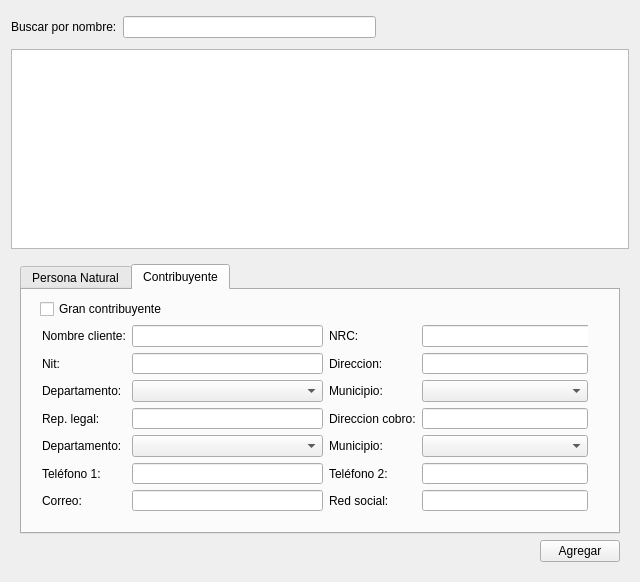
<?xml version="1.0" encoding="UTF-8"?>
<ui version="4.0">
 <class>Customers</class>
 <widget class="QWidget" name="Customers">
  <property name="geometry">
   <rect>
    <x>0</x>
    <y>0</y>
    <width>640</width>
    <height>579</height>
   </rect>
  </property>
  <property name="windowTitle">
   <string>Form</string>
  </property>
  <layout class="QVBoxLayout" name="verticalLayout">
   <item>
    <widget class="QWidget" name="widget_3" native="true">
     <property name="minimumSize">
      <size>
       <width>0</width>
       <height>32</height>
      </size>
     </property>
     <property name="maximumSize">
      <size>
       <width>16777215</width>
       <height>32</height>
      </size>
     </property>
     <layout class="QHBoxLayout" name="horizontalLayout">
      <property name="leftMargin">
       <number>0</number>
      </property>
      <property name="topMargin">
       <number>0</number>
      </property>
      <property name="rightMargin">
       <number>0</number>
      </property>
      <property name="bottomMargin">
       <number>0</number>
      </property>
      <item>
       <layout class="QGridLayout" name="gridLayout">
        <item row="0" column="0">
         <widget class="QLabel" name="label_5">
          <property name="text">
           <string>Buscar por nombre:</string>
          </property>
         </widget>
        </item>
        <item row="0" column="1">
         <widget class="QLineEdit" name="lineEdit_3"/>
        </item>
        <item row="0" column="2">
         <spacer name="horizontalSpacer_2">
          <property name="orientation">
           <enum>Qt::Horizontal</enum>
          </property>
          <property name="sizeHint" stdset="0">
           <size>
            <width>40</width>
            <height>17</height>
           </size>
          </property>
         </spacer>
        </item>
       </layout>
      </item>
     </layout>
    </widget>
   </item>
   <item>
    <widget class="QWidget" name="widget_2" native="true">
     <property name="minimumSize">
      <size>
       <width>0</width>
       <height>200</height>
      </size>
     </property>
     <property name="maximumSize">
      <size>
       <width>16777215</width>
       <height>200</height>
      </size>
     </property>
     <layout class="QHBoxLayout" name="horizontalLayout_3">
      <property name="leftMargin">
       <number>0</number>
      </property>
      <property name="topMargin">
       <number>0</number>
      </property>
      <property name="rightMargin">
       <number>0</number>
      </property>
      <property name="bottomMargin">
       <number>0</number>
      </property>
      <item>
       <widget class="QTableWidget" name="tableWidget">
        <property name="minimumSize">
         <size>
          <width>0</width>
          <height>200</height>
         </size>
        </property>
       </widget>
      </item>
     </layout>
    </widget>
   </item>
   <item>
    <widget class="QWidget" name="widget" native="true">
     <layout class="QVBoxLayout" name="verticalLayout_2">
      <item>
       <widget class="QTabWidget" name="tabWidget">
        <property name="minimumSize">
         <size>
          <width>0</width>
          <height>270</height>
         </size>
        </property>
        <property name="maximumSize">
         <size>
          <width>16777215</width>
          <height>270</height>
         </size>
        </property>
        <property name="currentIndex">
         <number>1</number>
        </property>
        <widget class="QWidget" name="tab">
         <attribute name="title">
          <string>Persona Natural</string>
         </attribute>
         <widget class="QWidget" name="">
          <property name="geometry">
           <rect>
            <x>20</x>
            <y>12</y>
            <width>561</width>
            <height>163</height>
           </rect>
          </property>
          <layout class="QGridLayout" name="gridLayout_3">
           <property name="bottomMargin">
            <number>1</number>
           </property>
           <property name="horizontalSpacing">
            <number>-1</number>
           </property>
           <property name="verticalSpacing">
            <number>0</number>
           </property>
           <item row="2" column="0">
            <widget class="QLabel" name="label_6">
             <property name="text">
              <string>Departamento:</string>
             </property>
            </widget>
           </item>
           <item row="2" column="1" colspan="2">
            <widget class="QComboBox" name="comboBox"/>
           </item>
           <item row="4" column="3">
            <widget class="QLabel" name="label_16">
             <property name="text">
              <string>Municipio:</string>
             </property>
            </widget>
           </item>
           <item row="0" column="3">
            <widget class="QLabel" name="label_2">
             <property name="text">
              <string>Dui:</string>
             </property>
            </widget>
           </item>
           <item row="2" column="3">
            <widget class="QLabel" name="label_7">
             <property name="text">
              <string>Municipio:</string>
             </property>
            </widget>
           </item>
           <item row="1" column="1" colspan="2">
            <widget class="QLineEdit" name="lineEdit_4"/>
           </item>
           <item row="6" column="4">
            <widget class="QLineEdit" name="lineEdit_27">
             <property name="text">
              <string/>
             </property>
            </widget>
           </item>
           <item row="6" column="1" colspan="2">
            <widget class="QLineEdit" name="lineEdit_26">
             <property name="text">
              <string/>
             </property>
            </widget>
           </item>
           <item row="4" column="1" colspan="2">
            <widget class="QComboBox" name="comboBox_5"/>
           </item>
           <item row="3" column="1" colspan="4">
            <widget class="QLineEdit" name="lineEdit_10"/>
           </item>
           <item row="5" column="1" colspan="2">
            <widget class="QLineEdit" name="lineEdit_25"/>
           </item>
           <item row="6" column="3">
            <widget class="QLabel" name="label_43">
             <property name="text">
              <string>Red social:</string>
             </property>
            </widget>
           </item>
           <item row="1" column="0">
            <widget class="QLabel" name="label_3">
             <property name="text">
              <string>Nit:</string>
             </property>
            </widget>
           </item>
           <item row="5" column="4">
            <widget class="QLineEdit" name="lineEdit_24"/>
           </item>
           <item row="3" column="0">
            <widget class="QLabel" name="label_14">
             <property name="text">
              <string>Direccion de cobro:</string>
             </property>
            </widget>
           </item>
           <item row="0" column="1" colspan="2">
            <widget class="QLineEdit" name="lineEdit">
             <property name="minimumSize">
              <size>
               <width>0</width>
               <height>0</height>
              </size>
             </property>
            </widget>
           </item>
           <item row="4" column="0">
            <widget class="QLabel" name="label_15">
             <property name="text">
              <string>Departamento:</string>
             </property>
            </widget>
           </item>
           <item row="4" column="4">
            <widget class="QComboBox" name="comboBox_6"/>
           </item>
           <item row="6" column="0">
            <widget class="QLabel" name="label_42">
             <property name="text">
              <string>Correo:</string>
             </property>
            </widget>
           </item>
           <item row="5" column="3">
            <widget class="QLabel" name="label_40">
             <property name="text">
              <string>Teléfono 2:</string>
             </property>
            </widget>
           </item>
           <item row="5" column="0">
            <widget class="QLabel" name="label_41">
             <property name="text">
              <string>Teléfono 1:</string>
             </property>
            </widget>
           </item>
           <item row="0" column="4">
            <widget class="QLineEdit" name="lineEdit_2"/>
           </item>
           <item row="0" column="0">
            <widget class="QLabel" name="label">
             <property name="text">
              <string>Nombre:</string>
             </property>
            </widget>
           </item>
           <item row="1" column="3">
            <widget class="QLabel" name="label_4">
             <property name="text">
              <string>Direccion:</string>
             </property>
            </widget>
           </item>
           <item row="1" column="4">
            <widget class="QLineEdit" name="lineEdit_5"/>
           </item>
           <item row="2" column="4">
            <widget class="QComboBox" name="comboBox_2"/>
           </item>
          </layout>
         </widget>
        </widget>
        <widget class="QWidget" name="tab_2">
         <attribute name="title">
          <string>Contribuyente</string>
         </attribute>
         <widget class="QCheckBox" name="checkBox">
          <property name="geometry">
           <rect>
            <x>18</x>
            <y>9</y>
            <width>143</width>
            <height>20</height>
           </rect>
          </property>
          <property name="text">
           <string>Gran contribuyente</string>
          </property>
         </widget>
         <widget class="QWidget" name="">
          <property name="geometry">
           <rect>
            <x>20</x>
            <y>35</y>
            <width>546</width>
            <height>186</height>
           </rect>
          </property>
          <layout class="QGridLayout" name="gridLayout_2">
           <property name="leftMargin">
            <number>0</number>
           </property>
           <item row="6" column="0">
            <widget class="QLabel" name="label_47">
             <property name="text">
              <string>Correo:</string>
             </property>
            </widget>
           </item>
           <item row="0" column="3">
            <widget class="QLabel" name="label_9">
             <property name="text">
              <string>NRC:</string>
             </property>
            </widget>
           </item>
           <item row="5" column="3">
            <widget class="QLabel" name="label_46">
             <property name="text">
              <string>Teléfono 2:</string>
             </property>
            </widget>
           </item>
           <item row="4" column="4">
            <widget class="QComboBox" name="comboBox_8"/>
           </item>
           <item row="0" column="0">
            <widget class="QLabel" name="label_12">
             <property name="text">
              <string>Nombre cliente:</string>
             </property>
            </widget>
           </item>
           <item row="5" column="4">
            <widget class="QLineEdit" name="lineEdit_30"/>
           </item>
           <item row="2" column="3">
            <widget class="QLabel" name="label_13">
             <property name="text">
              <string>Municipio:</string>
             </property>
            </widget>
           </item>
           <item row="3" column="1" colspan="2">
            <widget class="QLineEdit" name="lineEdit_12">
             <property name="text">
              <string/>
             </property>
            </widget>
           </item>
           <item row="4" column="0">
            <widget class="QLabel" name="label_19">
             <property name="text">
              <string>Departamento:</string>
             </property>
            </widget>
           </item>
           <item row="5" column="0">
            <widget class="QLabel" name="label_45">
             <property name="text">
              <string>Teléfono 1:</string>
             </property>
            </widget>
           </item>
           <item row="2" column="1" colspan="2">
            <widget class="QComboBox" name="comboBox_3"/>
           </item>
           <item row="4" column="1" colspan="2">
            <widget class="QComboBox" name="comboBox_7"/>
           </item>
           <item row="6" column="3">
            <widget class="QLabel" name="label_44">
             <property name="text">
              <string>Red social:</string>
             </property>
            </widget>
           </item>
           <item row="5" column="1" colspan="2">
            <widget class="QLineEdit" name="lineEdit_28"/>
           </item>
           <item row="2" column="4">
            <widget class="QComboBox" name="comboBox_4"/>
           </item>
           <item row="0" column="1" colspan="2">
            <widget class="QLineEdit" name="lineEdit_9">
             <property name="minimumSize">
              <size>
               <width>191</width>
               <height>0</height>
              </size>
             </property>
             <property name="text">
              <string/>
             </property>
            </widget>
           </item>
           <item row="3" column="3">
            <widget class="QLabel" name="label_18">
             <property name="text">
              <string>Direccion cobro:</string>
             </property>
            </widget>
           </item>
           <item row="2" column="0">
            <widget class="QLabel" name="label_10">
             <property name="text">
              <string>Departamento:</string>
             </property>
            </widget>
           </item>
           <item row="1" column="3">
            <widget class="QLabel" name="label_8">
             <property name="text">
              <string>Direccion:</string>
             </property>
            </widget>
           </item>
           <item row="6" column="1" colspan="2">
            <widget class="QLineEdit" name="lineEdit_31">
             <property name="text">
              <string/>
             </property>
            </widget>
           </item>
           <item row="1" column="4">
            <widget class="QLineEdit" name="lineEdit_8"/>
           </item>
           <item row="6" column="4">
            <widget class="QLineEdit" name="lineEdit_29">
             <property name="text">
              <string/>
             </property>
            </widget>
           </item>
           <item row="1" column="1" colspan="2">
            <widget class="QLineEdit" name="lineEdit_7"/>
           </item>
           <item row="4" column="3">
            <widget class="QLabel" name="label_17">
             <property name="text">
              <string>Municipio:</string>
             </property>
            </widget>
           </item>
           <item row="1" column="0">
            <widget class="QLabel" name="label_11">
             <property name="text">
              <string>Nit:</string>
             </property>
            </widget>
           </item>
           <item row="3" column="0">
            <widget class="QLabel" name="label_20">
             <property name="text">
              <string>Rep. legal:</string>
             </property>
            </widget>
           </item>
           <item row="0" column="4">
            <widget class="QLineEdit" name="lineEdit_6">
             <property name="minimumSize">
              <size>
               <width>191</width>
               <height>0</height>
              </size>
             </property>
            </widget>
           </item>
           <item row="3" column="4">
            <widget class="QLineEdit" name="lineEdit_11"/>
           </item>
          </layout>
         </widget>
        </widget>
       </widget>
      </item>
      <item>
       <widget class="QWidget" name="widget_4" native="true">
        <layout class="QHBoxLayout" name="horizontalLayout_2">
         <property name="topMargin">
          <number>0</number>
         </property>
         <property name="rightMargin">
          <number>0</number>
         </property>
         <property name="bottomMargin">
          <number>0</number>
         </property>
         <item>
          <layout class="QGridLayout" name="gridLayout_4">
           <item row="0" column="0">
            <spacer name="horizontalSpacer">
             <property name="orientation">
              <enum>Qt::Horizontal</enum>
             </property>
             <property name="sizeHint" stdset="0">
              <size>
               <width>40</width>
               <height>17</height>
              </size>
             </property>
            </spacer>
           </item>
           <item row="0" column="1">
            <widget class="QPushButton" name="pushButton">
             <property name="text">
              <string>Agregar</string>
             </property>
            </widget>
           </item>
          </layout>
         </item>
        </layout>
       </widget>
      </item>
     </layout>
    </widget>
   </item>
  </layout>
 </widget>
 <resources/>
 <connections/>
</ui>
